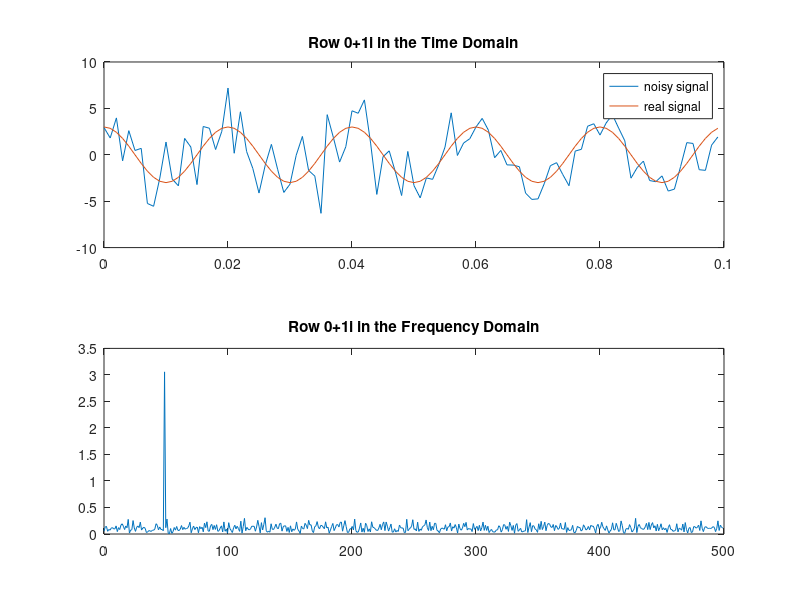
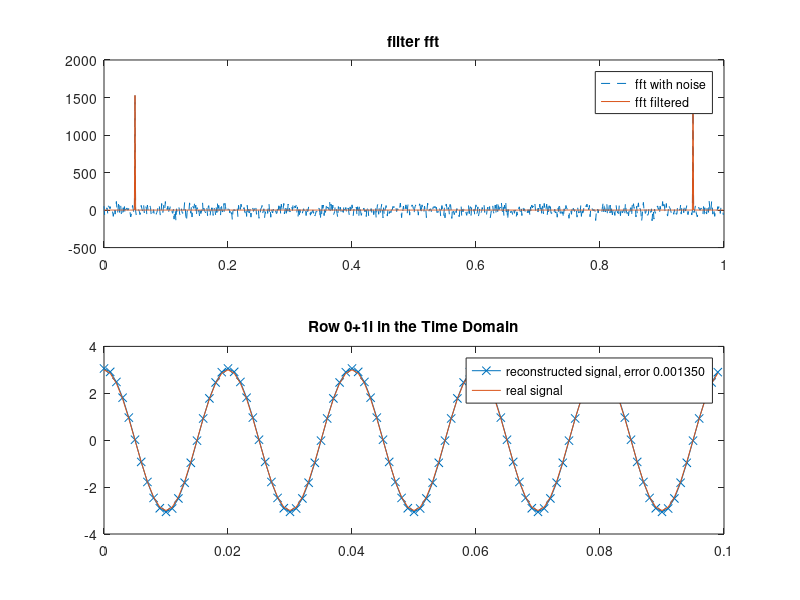

The MATLAB script that drew these images, in order:

% Change this params to see changes
noise_ampl = 2.0;               % noise amplitude
freq = 50;                   % real freq of signal
ampl = 3;                     % amplitude of signal


% Data generation specifications
Fs = 1000;                    % Sampling frequency
T = 1/Fs;                     % Sampling period
L = 1000;                     % Length of signal


% create time vector and cosine function with noise
t = (0:L-1)*T;                          % Time vector
noise = noise_ampl * randn(size(t));    % Noise vector
real_vals = ampl*cos(2*pi*freq*t);
X = real_vals + noise;


% For algorithm performance purposes, fft allows you to pad the input with trailing zeros.
% In this case, pad each row of X with zeros so that the length of each row is the next higher power of 2 from the current length.
% Define the new length using the nextpow2 function.
n = 2^nextpow2(L);

% Specify the dim argument to use fft along the rows of X, that is, for each signal.
dim = 2;

% Compute the Fourier transform of the signals.
Y = fft(X);

% Calculate the double-sided spectrum and single-sided spectrum of each signal.
P2 = abs(Y/L);
P1 = P2(1:n/2+1);
P1(2:end-1) = 2*P1(2:end-1);

frequencies = 0:(Fs/n):(Fs/2-Fs/n);
spec = P1(1:n/2);


% get frequency of signal
[argvalue, signal_frequency] = max(spec);
% dont know why
signal_frequency = signal_frequency - 1

X_rec = ifft(Y,n,dim);


value_to_zero = max( real(Y) ) / 2;
fY = Y;
fY(find(Y < value_to_zero)) = 0;

% fY = Y
ifY = ifft(fY);
cy = real(ifY);

% error
err_fit = norm(cy - real_vals)
err_fit_normalized = err_fit/L

%%% PLOTS

figure(1)
% Plot the first 100 entries from each row of X in a single figure in order and compare their frequencies.
subplot(2,1,1)
plot(t(1:100), X(1:100))
hold on
plot(t(1:100), real_vals(1:100))
hold off
legend('noisy signal', 'real signal')
title(['Row ',num2str(i),' in the Time Domain'])
subplot(2,1,2)
plot(frequencies, spec)
title(['Row ',num2str(i),' in the Frequency Domain'])


figure(2)
subplot(2,1,1)
plot(t,real(Y),'--')
hold on
plot(t,real(fY),'-')
hold off
title('filter fft')
legend('fft with noise', 'fft filtered')

subplot(2,1,2)
plot(t(1:100),cy(1:100),'-x')
hold on
plot(t(1:100),real_vals(1:100),'-')
hold off
legend(sprintf('reconstructed signal, error %f',err_fit_normalized), 'real signal')
title(['Row ',num2str(i),' in the Time Domain'])

